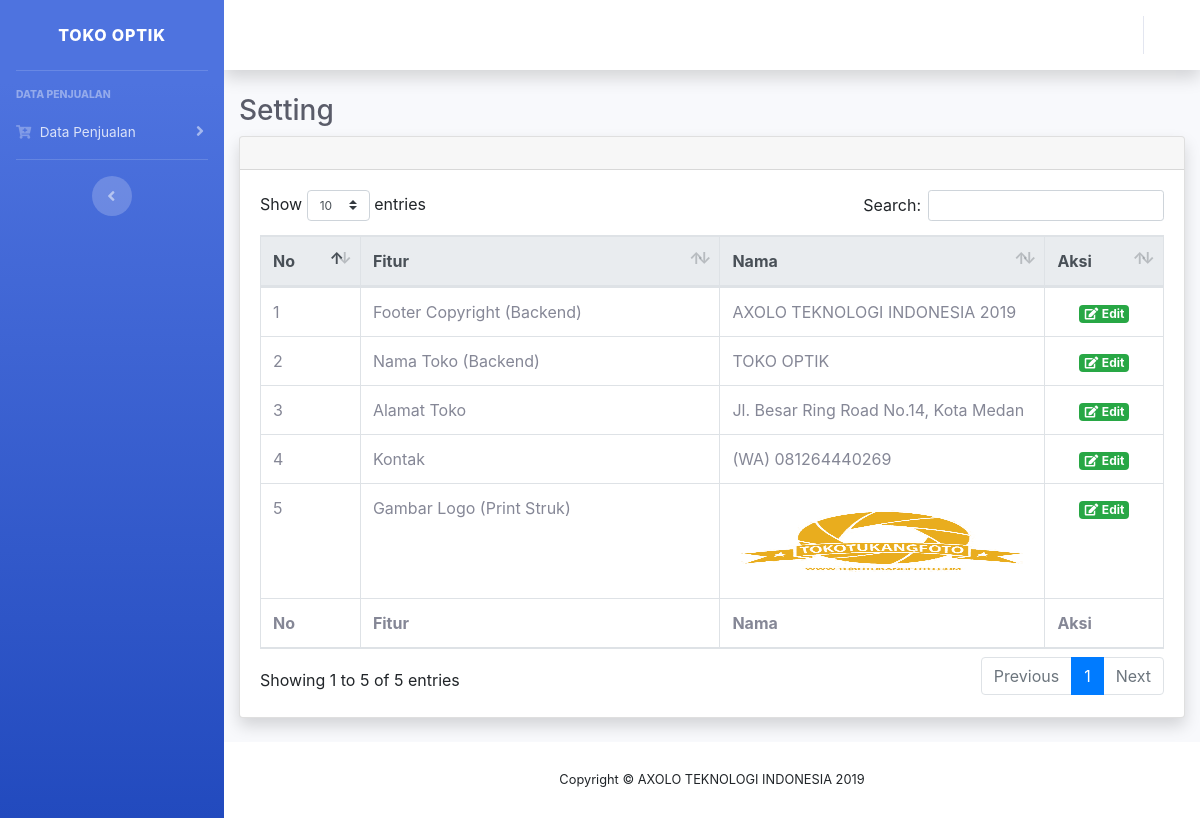
Page /index.php/setting on the committed database.
### tables this page shows
CREATE TABLE `tbl_setting` (
  `id` int(11) NOT NULL,
  `nama` varchar(100) NOT NULL,
  `fitur` varchar(300) NOT NULL,
  `cek_gambar` int(11) NOT NULL
);

### application/controllers/Setting.php (called while the page is built, shortened)
<?php
class Setting extends CI_Controller{
    function index(){
        $data['title']='Setting';
        $data['data'] = $this->db->get('tbl_setting')->result_array();
        $this->load->view('template/header',$data);
		$this->load->view('template/sidebar',$data);
		$this->load->view('template/topbar',$data);
		$this->load->view('setting/index',$data);
		$this->load->view('template/footer',$data);
    }
}

### index.php (called while the page is built, shortened)
<?php
require_once BASEPATH.'core/CodeIgniter.php';

### application/views/setting/index.php (the view, shortened to what this page needs)
  <div class="container-fluid">
    <h1 class="h3 mb-2 text-gray-800">Setting</h1>
    <div class="card shadow mb-4">
      <div class="card-header py-3">
      </div>
      <div class="card-body">
        <div class="table-responsive">
          <table class="table table-bordered table-hover" id="dataTable" width="100%" cellspacing="0">
            <thead class="thead-light">
              <tr>
                <th>No</th>
                <th>Fitur</th>
                <th>Nama</th>
                <th>Aksi</th>
              </tr>
            </thead>
            <tfoot>
              <tr>
              <th>No</th>
                <th>Fitur</th>
                <th>Nama</th>
                <th>Aksi</th>
              </tr>
            </tfoot>
            <tbody>
            <?php $no=1; foreach($data as $d){?>
              <tr>
                <td><?= $no++; ?></td>
                <td><?= $d['nama']; ?></td>
                <td width="300">
                <?php if($d['cek_gambar']==0){ ?>
                  <?= $d['fitur']; ?>
                <?php }else{ ?>
                  <img class="card-img" alt="..." src="<?= base_url('assets/logo/') . $d['fitur']; ?>" height="90">
                <?php } ?>
                </td>
                <td class="text-center">
                    <a class="badge badge-success" href="#modal-edit<?= $d['id']; ?>" data-toggle="modal" title="Edit"><span class="fas fa-fw fa-edit"></span> Edit</a>
                </td>
              </tr>
            <?php } ?>
            </tbody>
          </table>
        </div>
      </div>
    </div>
  </div>
</div>

### application/views/template/header.php (shortened to what this page needs)
<!DOCTYPE html>
<html lang="en">
<head>
  <link href="<?= base_url('assets/admin/'); ?>vendor/fontawesome-free/css/all.min.css" rel="stylesheet" type="text/css">
  <link href="<?= base_url('assets/admin/'); ?>css/sb-admin-2.min.css" rel="stylesheet">
      <link rel="stylesheet" href="https://cdnjs.cloudflare.com/ajax/libs/twitter-bootstrap/4.1.3/css/bootstrap.css">
      <link href="<?= base_url('assets/admin/'); ?>vendor/datatables/dataTables.bootstrap4.min.css" rel="stylesheet">
      <link rel="stylesheet" href="https://cdnjs.cloudflare.com/ajax/libs/bootstrap-datepicker/1.4.1/css/bootstrap-datepicker3.css"/>
      <link href="<?= base_url('assets/admin/'); ?>css/jquery-ui.css" rel="stylesheet">
</head>
<body id="page-top">
  <div id="wrapper">

### application/views/template/sidebar.php (shortened to what this page needs)
<ul class="navbar-nav bg-gradient-primary sidebar sidebar-dark accordion" id="accordionSidebar">
  <a class="sidebar-brand d-flex align-items-center justify-content-center" href="index.html">
      <?php
          $data1 = $this->db->query("select * from tbl_setting where id=2")->row_array();
      ?>
    <div class="sidebar-brand-text mx-3"><?= $data1['fitur']; ?></div>
  </a>
  <hr class="sidebar-divider">
  <div class="sidebar-heading">
    Data Penjualan
  </div>
  <li class="nav-item">
    <a class="nav-link collapsed" href="#" data-toggle="collapse" data-target="#collapseTwo3" aria-expanded="true" aria-controls="collapseTwo">
      <i class="fas fa-cart-plus"></i>
      <span>Data Penjualan</span>
    </a>
  </li>
  <hr class="sidebar-divider d-none d-md-block">
  <div class="text-center d-none d-md-inline">
    <button class="rounded-circle border-0" id="sidebarToggle"></button>
  </div>
</ul>

### application/views/template/topbar.php (shortened to what this page needs)
<div id="content-wrapper" class="d-flex flex-column">
  <div id="content">
    <nav class="navbar navbar-expand navbar-light bg-white topbar mb-4 static-top shadow">
      <ul class="navbar-nav ml-auto">
        <li class="nav-item dropdown no-arrow">
          <a class="nav-link dropdown-toggle" href="#" id="userDropdown" role="button" data-toggle="dropdown" aria-haspopup="true" aria-expanded="false">
          </a>
        </li>
      </ul>
    </nav>

### application/views/template/footer.php (shortened to what this page needs)
<footer class="sticky-footer bg-white">
        <div class="container my-auto">
          <div class="copyright text-center my-auto">
          <?php
              $data1 = $this->db->query("select * from tbl_setting where id=1")->row_array();
          ?>
            <span>Copyright &copy; <?= $data1['fitur']; ?> </span>
          </div>
        </div>
      </footer>
    </div>
  </div>
</body>
</html>

### rows in the picture
tbl_setting: fitur "TOKO OPTIK", nama "Nama Toko (Backend)"
tbl_setting: nama "Footer Copyright (Backend)", fitur "AXOLO TEKNOLOGI INDONESIA 2019"
tbl_setting: nama "Alamat Toko", fitur "Jl. Besar Ring Road No.14, Kota Medan"
tbl_setting: nama "Kontak", fitur "(WA) 081264440269"
tbl_setting: nama "Gambar Logo (Print Struk)", fitur (picture)
